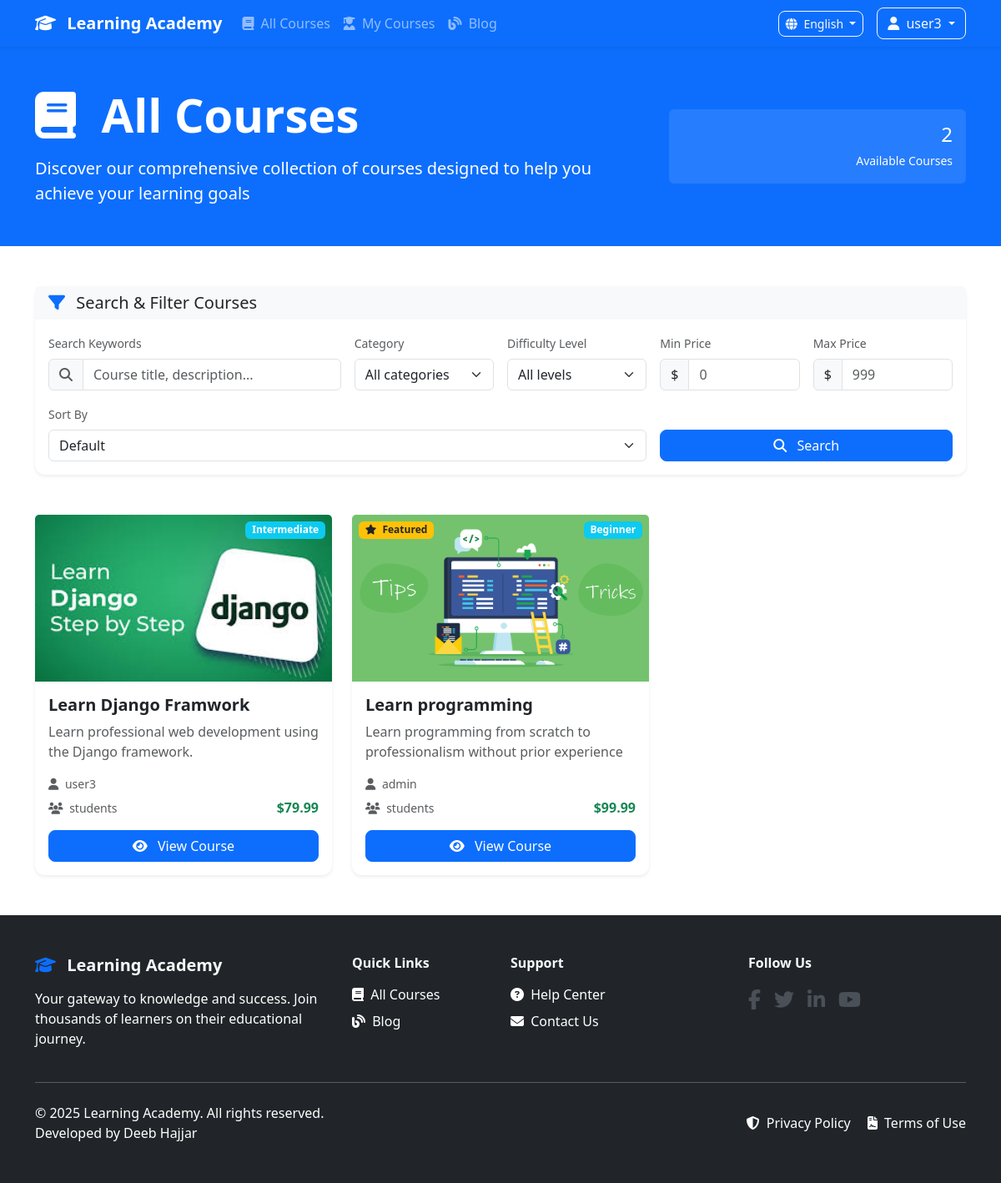
/courses/ (signed in), run on an earlier commit of the app's database.
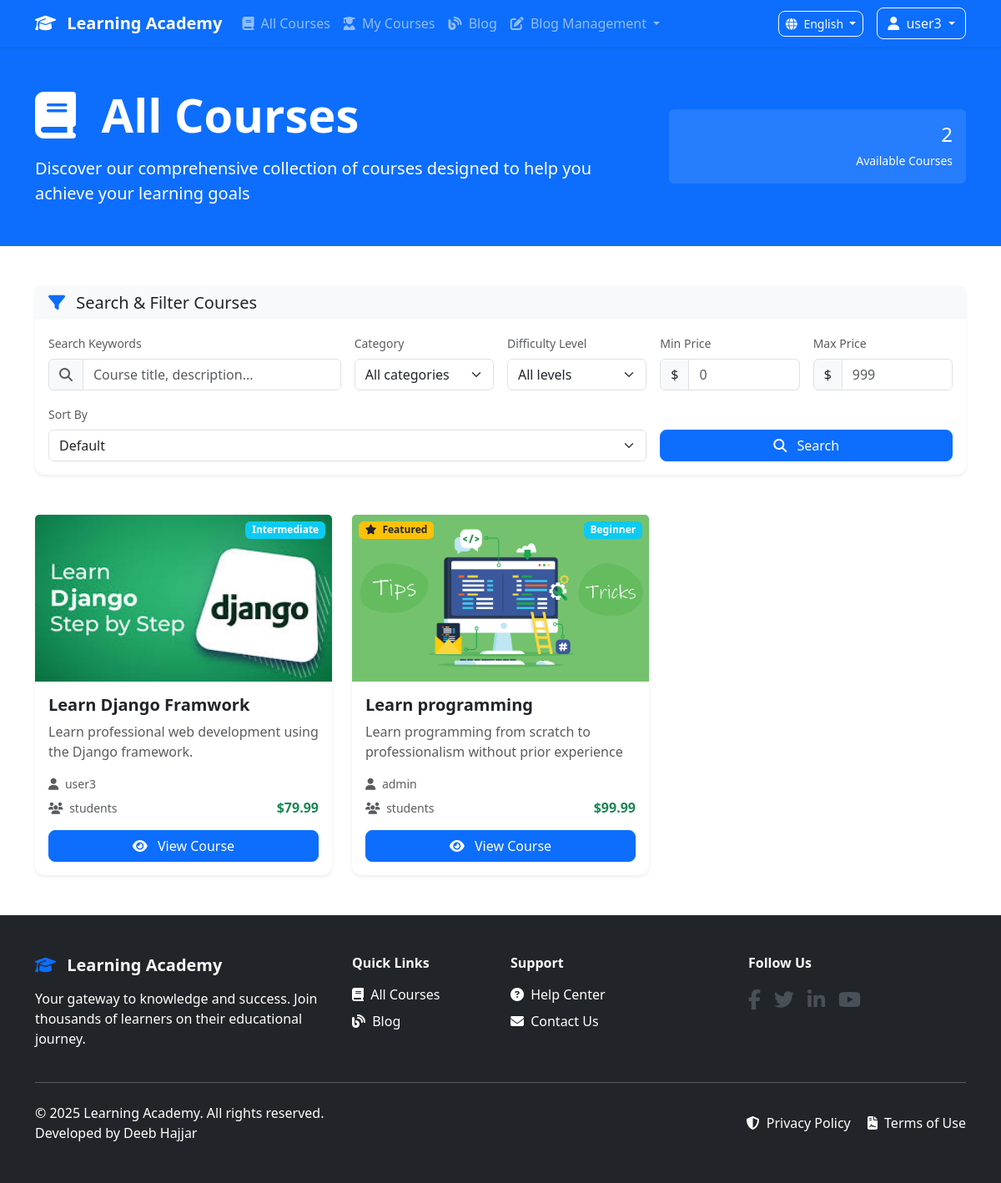
And on a later commit of the database.
### courses/views.py (the view)
# urls.py: path('', views.course_list, name='course_list'),
def course_list(request):
    courses = Course.objects.filter(status='published')
    search_form = CourseSearchForm(request.GET)
    if search_form.is_valid():
        query = search_form.cleaned_data['query']
        difficulty = search_form.cleaned_data['difficulty']
        min_price = search_form.cleaned_data['min_price']
        max_price = search_form.cleaned_data['max_price']
        courses = courses.filter(
            Q(title__icontains=query) |
            Q(description__icontains=query) |
            Q(instructor__user__username__icontains=query)
        )
        if difficulty:
            courses = courses.filter(difficulty=difficulty)
        if min_price:
            courses = courses.filter(price__gte=min_price)
        if max_price:
            courses = courses.filter(price__lte=max_price)
    sort_by = request.GET.get('sort', 'created_at')
    if sort_by == 'price_low':
        courses = courses.order_by('price')
    elif sort_by == 'price_high':
        courses = courses.order_by('-price')
    elif sort_by == 'rating':
        courses = courses.order_by('-rating')
    elif sort_by == 'students':
        courses = courses.order_by('-enrolled_students')
    else:
        courses = courses.order_by('-created_at')
    paginator = Paginator(courses, 12)
    page_number = request.GET.get('page')
    page_obj = paginator.get_page(page_number)
    context = {
        'courses': courses,
        'search_form': search_form,
        'sort_by': sort_by,
        'page_obj': page_obj,
    }
    return render(
        request,
        'courses/course_list.html',
        context
    )

### courses/forms.py
class CourseSearchForm(forms.Form):
    query = forms.CharField(
        max_length=200,
        required=False,
        widget=forms.TextInput(attrs={
            'class': 'form-control',
            'placeholder': _('Search courses...'),
            'aria-label': _('Search courses')
        })
    )
    difficulty = forms.ChoiceField(
        choices=[('', _('All levels'))] + Course.DIFFICULTY_CHOICES,
        required=False,
        widget=forms.Select(attrs={
            'class': 'form-select'
        })
    )
    min_price = forms.DecimalField(
        required=False,
        widget=forms.NumberInput(attrs={
            'class': 'form-control',
            'placeholder': _('Min price'),
            'step': '0.01'
        })
    )
    max_price = forms.DecimalField(
        required=False,
        widget=forms.NumberInput(attrs={
            'class': 'form-control',
            'placeholder': _('Max price'),
            'step': '0.01'
        })
    )

### accounts/models.py (called while the page is built)
    def get_full_name(self):
        return f"{self.first_name} {self.last_name}".strip() or self.username

### core/context_processors.py (called while the page is built)
def site_settings(request):
    return {
        'site_settings': SiteSettings.objects.first()
    }

### templates/courses/course_list.html (shortened to what the changed rows need)
{% extends 'base.html' %}
{% load i18n %}
{% load socialaccount %}
{% block content %}
<section class="bg-primary text-white py-5">
    <div class="container">
        <div class="row align-items-center">
            <div class="col-lg-8">
                <h1 class="display-4 fw-bold mb-3">
                    <i class="fas fa-book me-3"></i>
                    {% trans "All Courses" %}
                </h1>
            </div>
        </div>
    </div>
</section>
{% endblock %}

### templates/partials/navbar.html (shortened to what this page needs)
{% load i18n %}
<nav class="navbar navbar-expand-lg navbar-dark bg-primary shadow-sm">
    <div class="container">
        <a class="navbar-brand fw-bold" href="{% url 'home' %}">
            <i class="fas fa-graduation-cap me-2"></i>
            {{ site_settings.site_name }}
        </a>
        <div class="collapse navbar-collapse" id="navbarNav">
            <ul class="navbar-nav me-auto mb-2 mb-lg-0">
                <li class="nav-item">
                    <a class="nav-link" href="{% url 'courses:course_list' %}">
                        <i class="fas fa-book me-1"></i>
                        {% trans 'All Courses' %}
                    </a>
                </li>
                <li class="nav-item">
                    <a class="nav-link" href="{% url 'courses:my_courses' %}">
                        <i class="fas fa-user-graduate me-1"></i>
                        {% trans 'My Courses' %}
                    </a>
                </li>
                <li class="nav-item">
                    <a class="nav-link" href="{% url 'blog:article_list' %}">
                        <i class="fas fa-blog me-1"></i>
                        {% trans 'Blog' %}
                    </a>
                </li>
                {% if request.user.is_authenticated and request.user.is_superuser or request.user.is_staff or request.user.is_instructor %}
                <li class="nav-item dropdown">
                    <a class="nav-link dropdown-toggle" href="#" role="button" data-bs-toggle="dropdown" aria-expanded="false">
                        <i class="fas fa-edit me-1"></i>
                        {% trans 'Blog Management' %}
                    </a>
                </li>
                {% endif %}
            </ul>
            <div class="d-flex align-items-center justify-content-evenly">
                <form action="{% url 'set_language_and_save' %}" method="post" class="me-3">
                    <div class="dropdown">
                        <button class="btn btn-outline-light btn-sm dropdown-toggle" type="button" data-bs-toggle="dropdown" aria-expanded="false">
                            <i class="fas fa-globe me-1"></i>
                            {% if LANGUAGE_CODE == 'ar' %}العربية{% else %}English{% endif %}
                        </button>
                    </div>
                </form>
                {% if request.user.is_authenticated %}
                <div class="dropdown">
                    <button class="btn btn-outline-light dropdown-toggle" type="button" data-bs-toggle="dropdown" aria-expanded="false">
                        <i class="fas fa-user me-1"></i>
                        {{ request.user.get_full_name|default:request.user.username }}
                    </button>
                </div>
                {% endif %}
            </div>
        </div>
    </div>
</nav>

What changed in the data, as far as the page shows it:
changed User "user3": is_instructor False → True (drawn)
Also different on the page:
text now shown: "Blog Management"
